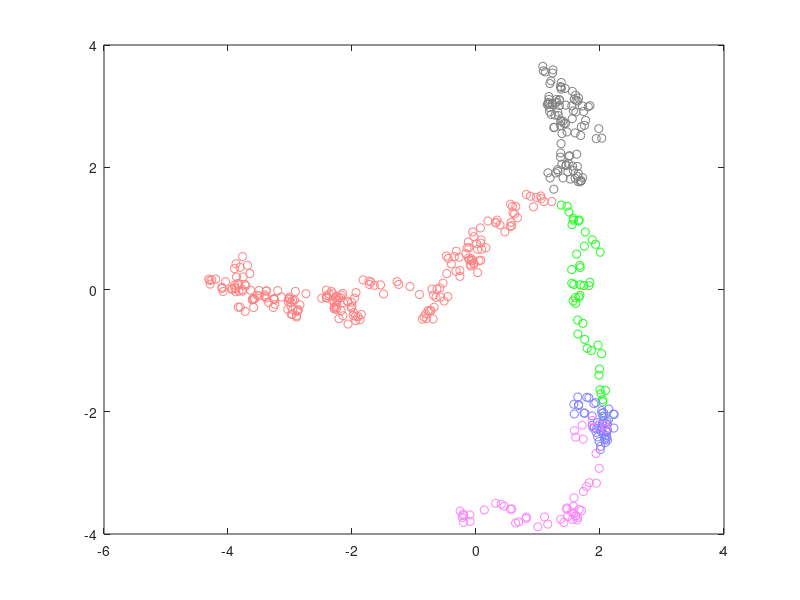

MATLAB code to generate this figure: (Note: this script raises an error after producing the figure.)
clear all;

tab = importdata('dim10.tsv');
data = tab.data(:,1:10);
dataz = zscore(data);

nnodes = 40;

branches = tab.data(:,11);
[v,u,s] = pca(dataz);

inds(1,:) = branches==1;
inds(2,:) = branches==2;
inds(3,:) = branches==3;
inds(4,:) = branches==4;
inds(5,:) = branches==5;
col = zeros(5,3);
col(1,:) = [1;0.5;0.5];
col(2,:) = [0.5;0.5;0.5];
col(3,:) = [0.1;1;0.1];
col(4,:) = [0.5;0.5;1];
col(5,:) = [1;0.5;1];
for i=1:5
plot(u(inds(i,:),1),u(inds(i,:),2),'ko','Color',col(i,:)); hold on;
end


[NodePositions2D,Edges2D] = computeElasticPrincipalGraph(u(:,1:2),nnodes,'BranchingControls',[0.01 1],'Plots',0);
drawGraph2D(NodePositions2D,Edges2D,'LineWidth',6,'ShowClusterNumbers',0);

axis off; axis equal;

figure; 

perplexity = 200;
uTSNE = tsne(dataz,'Perplexity',perplexity);
for i=1:5
plot(uTSNE(inds(i,:),1),uTSNE(inds(i,:),2),'ko','Color',col(i,:)); hold on;
end
xlabel('tSNE1','FontSize',14);
ylabel('tSNE2','FontSize',14);
title(sprintf('Perplexity = %i',perplexity),'FontSize',20);


figure;

[NodePositions10D,Edges] = computeElasticPrincipalGraph(dataz,nnodes,'BranchingControls',[0.01 1],'Plots',0);
npu = NodePositions10D*v;
for i=1:5
plot(u(inds(i,:),1),u(inds(i,:),2),'ko','Color',col(i,:)); hold on;
end
drawGraph2D(npu(:,1:2),Edges,'LineWidth',6,'ShowClusterNumbers',0);

brmap = containers.Map;

for i=1:5
    brmap(int2str(i)) = col(i,:);
end

clear branches_string;
for i=1:length(branches)
    if(branches(i)==1) branches_string(i)='1'; end;
    if(branches(i)==2) branches_string(i)='2'; end;
    if(branches(i)==3) branches_string(i)='3'; end;
    if(branches(i)==4) branches_string(i)='4'; end;
    if(branches(i)==5) branches_string(i)='5'; end;
end

NodesMM = computeMetroMapLayout(NodePositions10D,Edges);
figure;
drawGraph2D(NodesMM,Edges,'ShowClusterNumbers',0);
drawPieChartsMetroMap(NodePositions10D, dataz, branches_string, NodesMM, 'LabelColorMap', brmap);

axis off; axis equal;

NodesMM = computeMetroMapLayout(NodePositions2D,Edges2D);
figure;
drawGraph2D(NodesMM,Edges2D,'ShowClusterNumbers',0);
drawPieChartsMetroMap(NodePositions2D, u(:,1:2), branches_string, NodesMM, 'LabelColorMap', brmap);

axis off; axis equal;

	